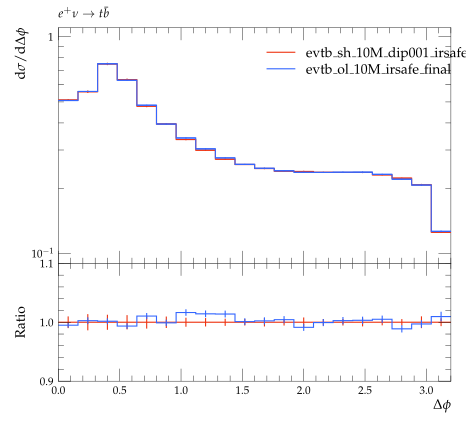

Source code (Python):
#! /usr/bin/env python

# This Python script was auto-generated using YODA v2.0.0.
# Analysis object: /evtb/cutEg_jbjg_dphi
# Timestamp: 16-04-2024 (14:02:27)

import matplotlib as mpl
import matplotlib.pyplot as plt
mpl.use('Agg') # comment out for interactive use
import os
import numpy as np

plotDir = os.path.split(os.path.realpath(__file__))[0]
if 'YODA_USER_PLOT_PATH' in globals():
    plot_outdir = globals()['YODA_USER_PLOT_PATH']
else:
    plot_outdir = plotDir

#plot style
plt.style.use(os.path.join(plotDir, '../default.mplstyle'))
# plot metadata
figW, figH = plt.rcParams['figure.figsize']
ax_xLabel = r'$\Delta\phi$'
ax_yLabel = r'$\mathrm{d}\sigma / \mathrm{d} \Delta\phi$ '
ax_title  = r'$e^+ \nu \to t \bar b$'
ax_xScale = 'linear'
ax_yScale = 'log'
xLims = (0.0, 3.2)
yLims = (0.09000000000000001, 1.1)

# TeX-friendly labels for the legend
labels = [ r"evtb\_sh\_10M\_dip001\_irsafe\_final", r"evtb\_ol\_10M\_irsafe\_final" ]

# Create figure and axis objects
fig, (ax, ratio0_ax) = plt.subplots(2, 1, sharex=True,
                  figsize=(figW,figH), gridspec_kw={'height_ratios': (2, 1)})
ratio0_ax.yaxis.set_major_locator(mpl.ticker.MultipleLocator(0.1))
ratio0_ax.set_ylim(0.9, 1.1)
ratio0_ax.set_ylabel('Ratio')

# LineColor map: curve index -> color
linecolors = {0: '#EE3311', 1: '#3366FF'}
# the numerical data is stored in a separate file
dataf = dict()
prefix = os.path.split(__file__)[0]
if prefix:    prefix = prefix + '/'
exec(open(prefix+'cutEg_jbjg_dphi__data.py').read(), dataf)


legend_handles = [] # keep track of handles for the legend

# style options for curves
# starts at zorder>=5 to draw curve on top of legend
styles = {
  'curve0': {
    'color' : linecolors[0],
    'linestyle' : '-',
    'marker' : 'o',
    'zorder' : 5,
    'histstyle' : True,
  },
  'curve1': {
    'color' : linecolors[1],
    'linestyle' : '-',
    'marker' : 'o',
    'zorder' : 6,
    'histstyle' : True,
  },
}
# curve from input yoda files in main panel
for label in dataf['yvals'].keys():
    if all(np.isnan(v) for v in dataf['yvals'][label]):
        continue
    tmp = None
    if styles[label]['histstyle']: # draw as histogram
        tmp, = ax.plot(dataf['xedges'], dataf['yedges'][label],
                       color=styles[label]['color'],
                       linestyle=styles[label]['linestyle'],
                       drawstyle='steps-pre', solid_joinstyle='miter',
                       zorder=styles[label]['zorder'], label=label)
        ax.errorbar(dataf['xpoints'], dataf['yvals'][label], color=styles[label]['color'],
                    xerr=dataf['xerrs'], yerr=[dataf['ydowns'][label], dataf['yups'][label]],
                    linestyle='none', zorder=styles[label]['zorder'])
    else: # draw as scatter
        tmp = ax.errorbar(dataf['xpoints'], dataf['yvals'][label],
                          xerr=dataf['xerrs'],
                          yerr=[ dataf['ydowns'][label],
                          dataf['yups'][label] ],
                          fmt=styles[label]['marker'],
                          ecolor=styles[label]['color'],
                          color=styles[label]['color'], zorder=2)
        tmp[-1][0].set_linestyle(styles[label]['linestyle'])
    legend_handles += [tmp]
    for varLabel in dataf['variation_yvals'].keys():
        if varLabel.startswith(label):
            tmp, = ax.plot(dataf['xedges'], dataf['variation_yvals'][varLabel],
                           color=styles[label]['color'],
                           linestyle=styles[label]['linestyle'],
                           drawstyle='steps-pre', solid_joinstyle='miter',
                           zorder=styles[label]['zorder'], alpha=0.5)


# plots on ratio panel
# curve from input yoda files in ratio panel
for label, yvals in dataf['ratio0_yvals'].items():
    if all(np.isnan(v) for v in yvals):
        continue
    if styles[label]['histstyle']: # plot as histogram
        ratio0_ax.plot(dataf['xedges'], yvals,
                       color=styles[label]['color'],
                       linestyle=styles[label]['linestyle'],
                       drawstyle='steps-pre', zorder=1,
                       solid_joinstyle='miter')
        ratio0_ax.vlines(dataf['xpoints'],
                         dataf['ratio0_ymin'][label],
                         dataf['ratio0_ymax'][label],
                         color=styles[label]['color'], zorder=1)
    else: # plot as scatter
        tmp = ratio0_ax.errorbar(dataf['xpoints'],
                                 yvals, xerr=dataf['xerrs'],
                                 yerr=dataf['ratio0_yerrs'][label],
                                 fmt=styles[label]['marker'],
                                 ecolor=styles[label]['color'],
                                 color=styles[label]['color'])
        tmp[-1][0].set_linestyle(styles[label]['linestyle'])

    for varlabel in dataf['ratio0_variation_vals'].keys():
        if varlabel.startswith(label):
            ratio0_ax.plot(dataf['xedges'],
                            dataf['ratio0_variation_vals'][varlabel],
                            color=styles[label]['color'],
                            linestyle=styles[label]['linestyle'],
                            drawstyle='steps-pre', solid_joinstyle='miter',
                            zorder=1, alpha=0.5)

legend_pos = (0.5, 0.97)
ax.legend(legend_handles, labels, loc='upper left', bbox_to_anchor=legend_pos)

# set plot metadata as defined above
ratio0_ax.set_xlabel(ax_xLabel)
ratio0_ax.xaxis.set_label_coords(1., -.15)
ax.set_ylabel(ax_yLabel, loc='top')
ax.set_title(ax_title, loc='left')
ax.set_xscale(ax_xScale)
ax.set_yscale(ax_yScale)
ax.set_xlim(xLims)
ax.set_ylim(yLims)

# tick formatting
plt.rcParams['xtick.top'] = True
plt.rcParams['ytick.right'] = True
ax.yaxis.set_major_locator(mpl.ticker.LogLocator(base=10.0, numticks=np.inf))
ax.yaxis.set_minor_locator(mpl.ticker.LogLocator(
                           base=10.0, subs=np.arange(0.1, 1, 0.1), numticks=np.inf))
fig.align_ylabels((ax, ratio0_ax))
plt.savefig(os.path.join(plot_outdir, 'cutEg_jbjg_dphi.pdf'), format='PDF')
plt.savefig(os.path.join(plot_outdir, 'cutEg_jbjg_dphi.png'), format='PNG')

plt.close(fig)
